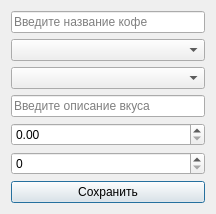
<?xml version="1.0" encoding="UTF-8"?>
<ui version="4.0">
 <class>AddEditCoffeeForm</class>
 <widget class="QDialog" name="AddEditCoffeeForm">
  <layout class="QVBoxLayout">
   <item>
    <widget class="QLineEdit" name="coffee_name_edit">
     <property name="placeholderText">
      <string>Введите название кофе</string>
     </property>
    </widget>
   </item>
   <item>
    <widget class="QComboBox" name="roast_degree_combo">
     <property name="placeholderText">
      <string>Выберите степень обжарки</string>
     </property>
    </widget>
   </item>
   <item>
    <widget class="QComboBox" name="ground_or_whole_combo">
     <property name="placeholderText">
      <string>Выберите молотый/в зернах</string>
     </property>
    </widget>
   </item>
   <item>
    <widget class="QLineEdit" name="taste_desc_edit">
     <property name="placeholderText">
      <string>Введите описание вкуса</string>
     </property>
    </widget>
   </item>
   <item>
    <widget class="QDoubleSpinBox" name="price_spin"/>
   </item>
   <item>
    <widget class="QSpinBox" name="volume_spin"/>
   </item>
   <item>
    <widget class="QPushButton" name="save_button">
     <property name="text">
      <string>Сохранить</string>
     </property>
    </widget>
   </item>
  </layout>
 </widget>
</ui>
